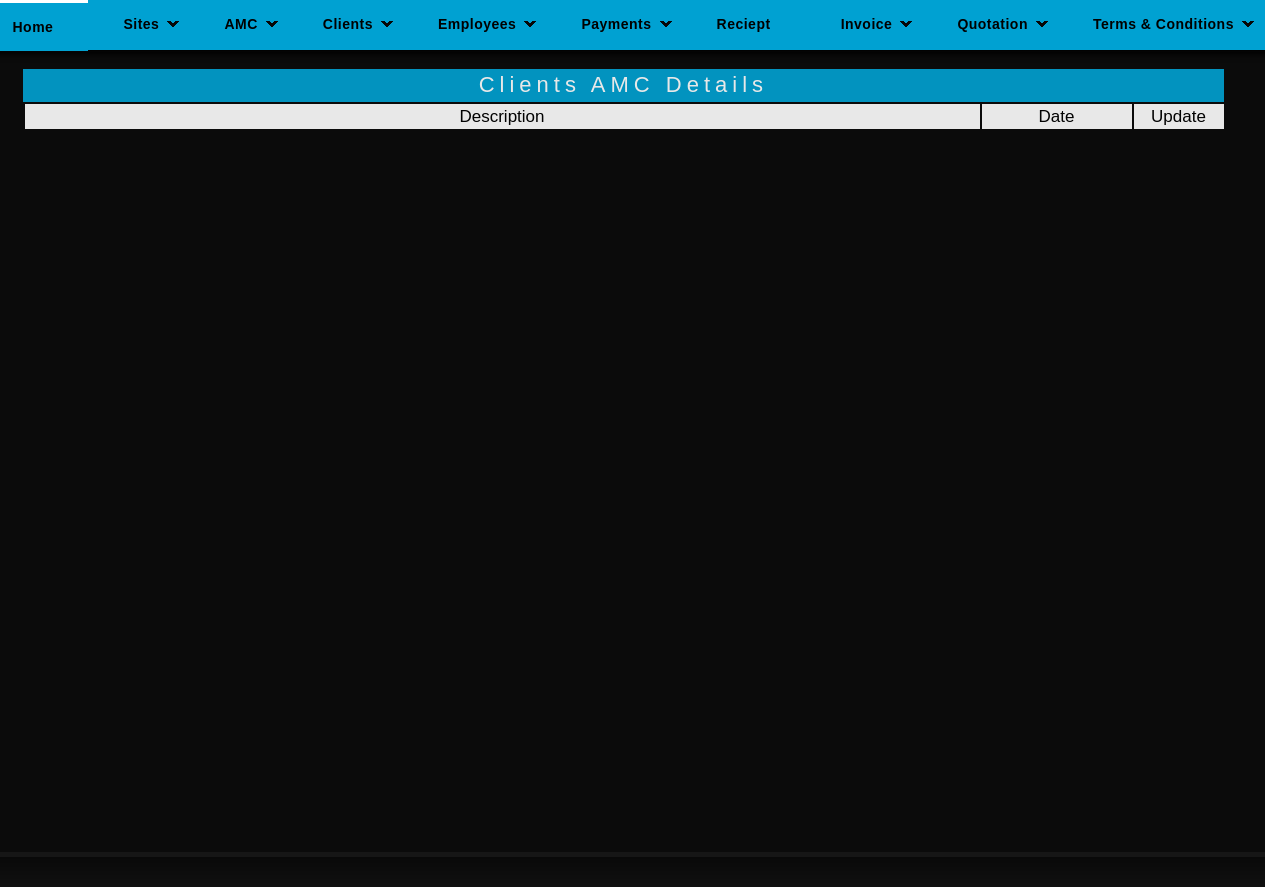
Page /amc.php?id=91 on the earlier database version.
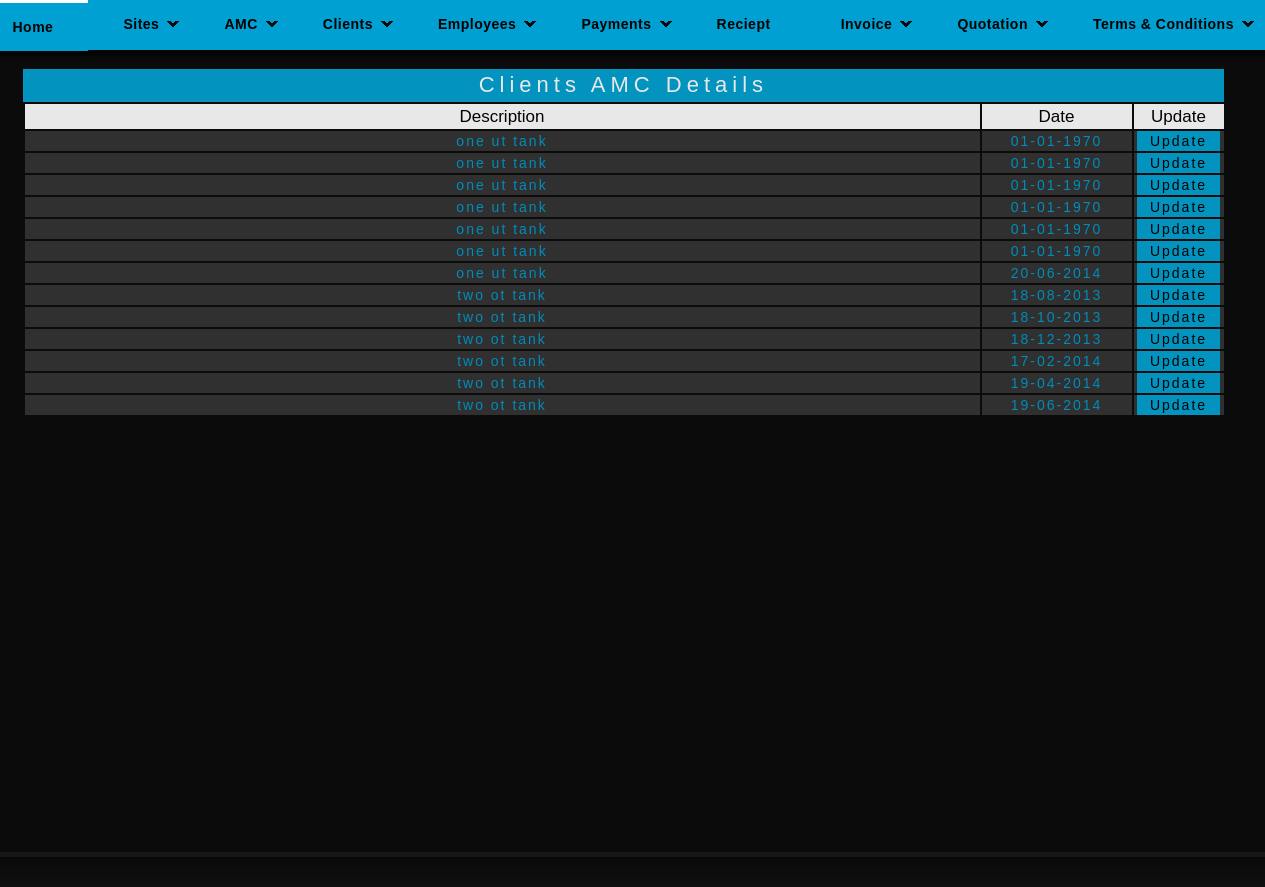
Same page on the later database version.
### tables this page shows
CREATE TABLE IF NOT EXISTS `reminder` (
  `r_id` int(11) NOT NULL AUTO_INCREMENT,
  `i_id` int(11) NOT NULL,
  `r_name` varchar(25) NOT NULL,
  `r_des` varchar(100) NOT NULL,
  `r_date` date NOT NULL,
  `r_r` varchar(11) NOT NULL,
  PRIMARY KEY (`r_id`)
);

### amc.php (the view, shortened to what this page needs)
<?php
	$a=$_REQUEST['id'];
	$c_qry_f="select * from reminder where i_id='$a'";
	$c_res_f=mysql_query($c_qry_f);
?>
<html>
<head>
<link rel="stylesheet" href="styles.css" type="text/css" />
</head>
<body>
<div id="container">
	<?php
	include("header.php");
	?>
    <div id="sub-header">
	<div class="quo">
    	<br />
		<div class="quotation"><center>Clients AMC Details</center></div>
        <div>
		<form action="" method="post">
        <table>
        <tr class="emp_header5">
        <td width="955">Description</td>
        <td width="150">Date</td>
        <td width="90">Update</td>
        </tr>
		<?php
		while($row=mysql_fetch_array($c_res_f))
		{
			echo "<tr class='emp_header3' align='center'>";
			echo "<td>";
			echo $row[3];
			echo "</td>";
			echo "<td>";
			$date=$row[4];
			echo date('d-m-Y', strtotime("$date"));
			echo "</td>";
			echo "<td class='print'>";
			echo "<a href='amc_update.php?id=$row[0]'>Update</a>";
			echo "</td>";
			echo "</tr>";
		}
		?>
        </table>
        <br>
        </form>
        </div>
    </div>
    </div>
    </div>
 <div id="footer">
    </div>
</body>
</html>

### header.php (shortened to what this page needs)
<div id="nav">
    	<ul class="sf-menu dropdown">
        	<li class="selected"><a href="home.php">Home</a></li>
            <li ><a class="has_submenu" href="site.php">Sites</a>
            </li>
            <li ><a class="has_submenu" href="amcreport.php">AMC</a>
            </li>
            <li><a class="has_submenu" href="clients.php">Clients</a>
            </li>
            <li><a class="has_submenu" href="employee.php">Employees</a>
            </li>
            <li><a class="has_submenu" href="payment.php">Payments</a>
            </li>
            <li><a href="reciept.php">Reciept</a>
            </li>
            <li><a class="has_submenu" href="invoicedetails.php">Invoice</a>
            </li>
            <li><a class="has_submenu" href="quotation.php">Quotation</a>
            </li>
            <li><a class="has_submenu" href="term.php">Terms & Conditions</a>
           </li>
        </ul>
    </div>

### styles.css (style rules this page uses)
body { background: #161616; margin:0; padding:0; font-family: Verdana, Geneva, sans-serif; font-size: 13px; color: #666; }
.print a { padding:2px 13px 2px 13px; background-color:#00a1d2; color:#000; text-decoration:none; }
* { margin:0; padding:0; }
a { color: #F97B27; }
ul, ol { margin: 0 0 35px 35px; }
li { padding-bottom: 5px; }
#container { width: 960px; margin: 0 auto; padding: 0px; }
#nav { background:#00a1d2; height: 50px; width: 1315px; margin-left:-180px; position: relative; z-index: 999; -webkit-box-shadow: 0 10px 6px -6px black; -moz-box-shadow: 0 10px 6px -6px black; box-shadow: 0 10px 6px -6px black; }
#nav ul { list-style: none; margin-left: 5px; height: 50px; }
#nav ul li { display: block; float: left; }
#nav ul li a { display: block; color: #000; display: block; font-size: 14px; font-weight: bold; float: left; margin-left:0px; letter-spacing: 0.5px; font-family: Arial, Helvetica, sans-serif; padding: 17px 35px 17px; text-decoration: none; }
#nav ul li a.has_submenu { background: transparent url('images/submenu-item.gif') no-repeat scroll right center; padding-right: 30px; }
#nav ul li.selected a, #nav ul li.selected a:hover, #nav ul li.selected li.selected a { color: #000; border-top: 3px solid #FFF; }
.sf-menu, .sf-menu * { margin: 0; padding: 0; list-style: none; }
.sf-menu { line-height: 1.0; }
.sf-menu li { float: left; position: relative; }
.sf-menu a { display: block; position: relative; }
div#sub-header { margin-top:2px; margin-bottom:5px; margin-left:-180px; width:1315px; height: 800px; background-color:#0A0A0A; opacity:0.9; }
#footer { margin:0 auto; background: #000 url('images/footer.jpg') repeat-x scroll bottom left; padding: 30px 5px 0; }
.quo { margin-left:50px; }
.quotation { font-size:22px; color:#fff; font-family: Arial, Helvetica, sans-serif; font-weight:500; letter-spacing:5px; background-color:#00a1d2; width:95%; height:30px; margin-top:2px; padding:3px 0px 0px 0px; }
.emp_header5 td { height:25px; text-align:center; background-color:#FFF; color:#000; font-size:17px; }
.emp_header3 td { height:20px; background-color:#333; color:#09C; font-size:14px; letter-spacing:2px; }

Differences in the rows shown:
added reminder: r_des "one ut tank", r_date "01-01-1970"
added reminder: r_des "one ut tank", r_date "01-01-1970"
added reminder: r_des "one ut tank", r_date "01-01-1970"
added reminder: r_des "one ut tank", r_date "01-01-1970"
added reminder: r_des "one ut tank", r_date "01-01-1970"
added reminder: r_des "one ut tank", r_date "01-01-1970"
added reminder: r_des "one ut tank", r_date "20-06-2014"
added reminder: r_des "two ot tank", r_date "18-08-2013"
added reminder: r_des "two ot tank", r_date "18-10-2013"
added reminder: r_des "two ot tank", r_date "18-12-2013"
added reminder: r_des "two ot tank", r_date "17-02-2014"
added reminder: r_des "two ot tank", r_date "19-04-2014"
added reminder: r_des "two ot tank", r_date "19-06-2014"
